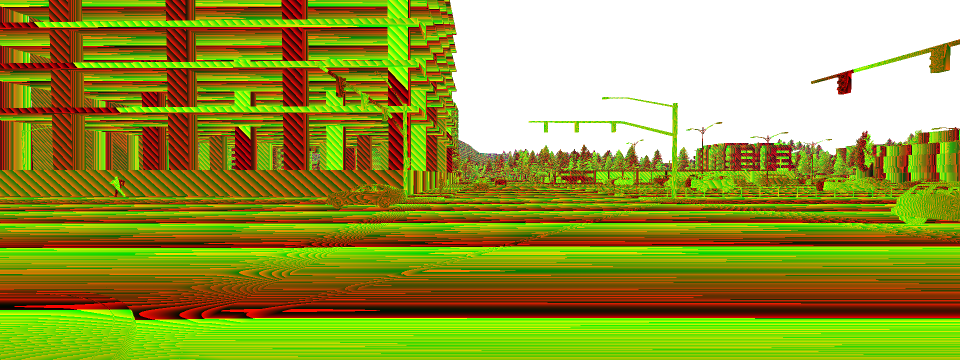
#> input picture aiodrive_depth_mini/depth_0/000003.png, 1920 x 720 px (shown at 1/2 size); its folder holds only this picture in this run
$ python convert_depth.py
#> lines starting #> are read from the running program, lines starting #| are printed output that depends on the picture
import imageio.v3 as iio
import numpy as np
import glob

# Read depth image:
depth_images = [iio.imread(file) for file in glob.glob('aiodrive_depth_mini\\depth_0\\00000*.png')]
#> depth_images = 1 item
x=0
scalar= 2.0
for depth_image in depth_images:
    print(x)
    depth_map = np.full((720,1920),0)
    height = depth_image.shape[0]
    width = depth_image.shape[1]
    pcd = []
    for i in range(height):
        for j in range(width):
            pixel = depth_image[i][j]
            norm = float(pixel[0]) + float(pixel[1])*256.0 + float(pixel[2])*256.0*256.0
            depth = 1000.0*(norm/(256.0*256.0*256.0 - 1.0))
            depth_map[i][j] = depth
            if depth < 100:
                pcd.append(np.multiply(np.array([j, i, depth]),np.array([0.65, 0.85, 2.])))
    np.save('depth_maps\\pcd_'+str(x)+'.npy',np.array(pcd))
    np.save('depth_maps\\depth_map_' + str(x) + '.npy', depth_map)
    x=x+1
#> this loop made 1 pass
#> (height, width, x) on pass 1: (720, 1920, 1)
#| 0
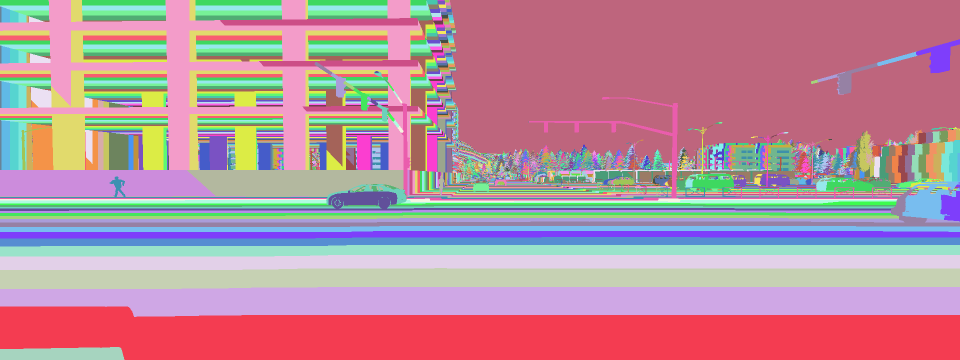
#> depth_map: shape (720, 1920) int64 (shown at 1/2 size); 470 distinct labels, from 2 to 1000; one colour per label, 0 black
#> after the loop, x = 1
